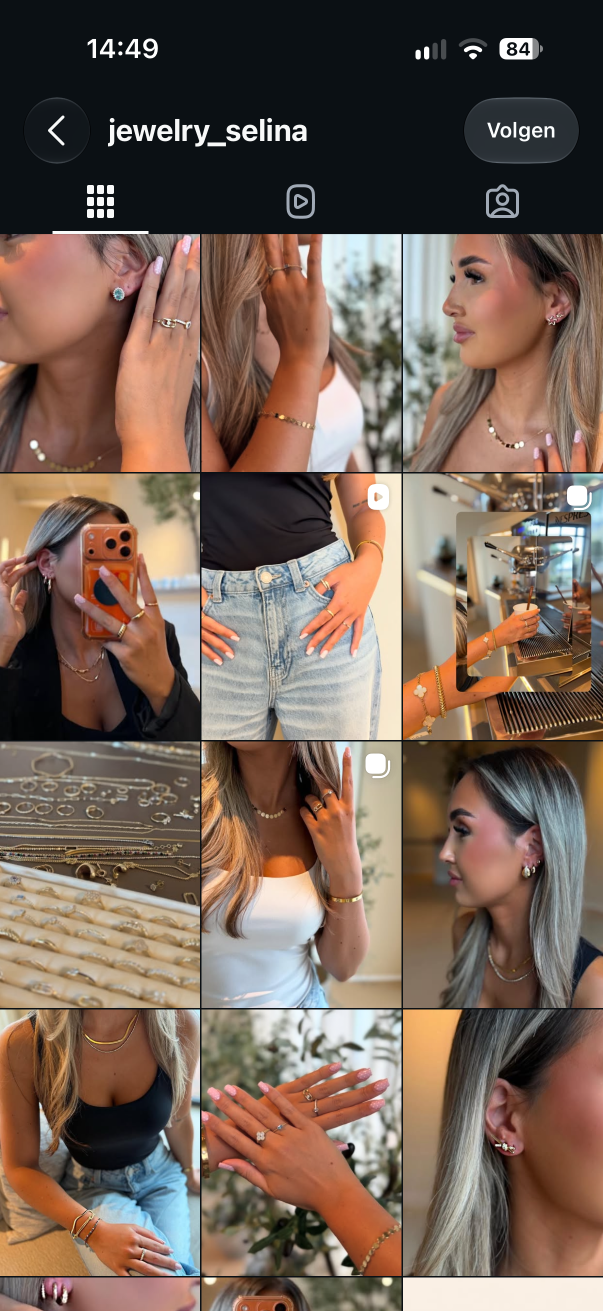
#> input picture selina-jewelry/bron/02.png, 1206 x 2622 px (shown at 1/2 size)
$ python make-images.py
#> lines starting #> are read from the running program, lines starting #| are printed output that depends on the picture
# Snijdt productfoto's, de film-foto's en het SJ-logo uit de Instagram-screenshots in bron/.
# Bewust weggelaten: foto's met parfumflessen van een ander merk, spiegelselfies,
# posts met tekst erop en foto's waar vooral een gezicht op staat.
from pathlib import Path
from PIL import Image, ImageFilter, ImageDraw
import numpy as np
ROOT = Path(__file__).resolve().parent.parent
SRC, OUT = ROOT / 'bron', ROOT / 'assets' / 'img'
OUT.mkdir(parents=True, exist_ok=True)
COLS = [(0, 399), (403, 802), (806, 1206)]

def rows(n):
#> called with n = 2
    a = np.asarray(Image.open(SRC / f'{n:02d}.png').convert('L')).astype(int)
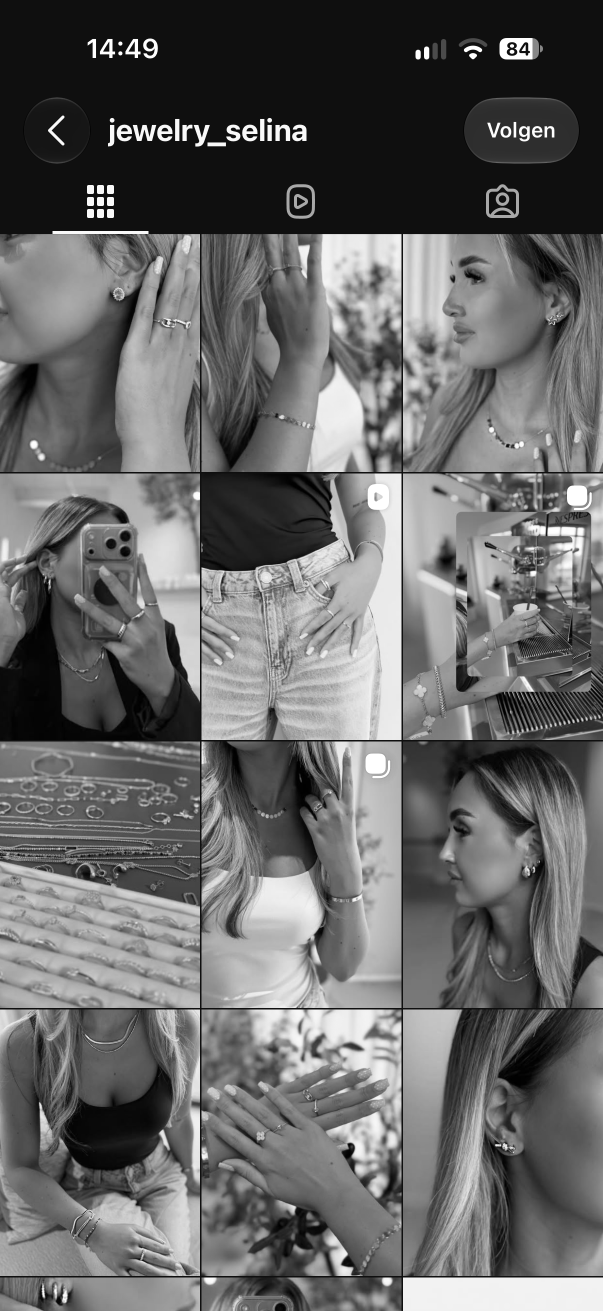
#> a: shape (2622, 1206) int64 (shown at 1/2 size); min 0, max 255, mean 103.5
    seps = []
    for y in range(470, a.shape[0]):
        r = a[y, 20:1186]
        if r.mean() < 28 and r.std() < 12:
            if seps and y - seps[-1][1] <= 2: seps[-1][1] = y
            else: seps.append([y, y])
#> after the loop, seps = [[944, 946], [1480, 1482], [2016, 2018], [2552, 2554]]
    out, top = [], 468
    for s0, s1 in seps:
        out.append((max(top, s0 - 535), s0 - 1)); top = s1 + 1
#> this loop made 4 passes
#> (s0, s1, top) on passes 1 to 4: (944, 946, 947), (1480, 1482, 1483), (2016, 2018, 2019), (2552, 2554, 2555)
#> after the loop, out = [(468, 943), (947, 1479), (1483, 2015), (2019, 2551)]
    out.append((top, min(a.shape[0], top + 534)))
    return [r for r in out if r[1] - r[0] > 300]
ROWS = {n: rows(n) for n in range(2, 9)}
#> the loop in rows (call 2), `for s0, s1 in seps:` made 4 passes
#> call 3 of rows, with n = 4
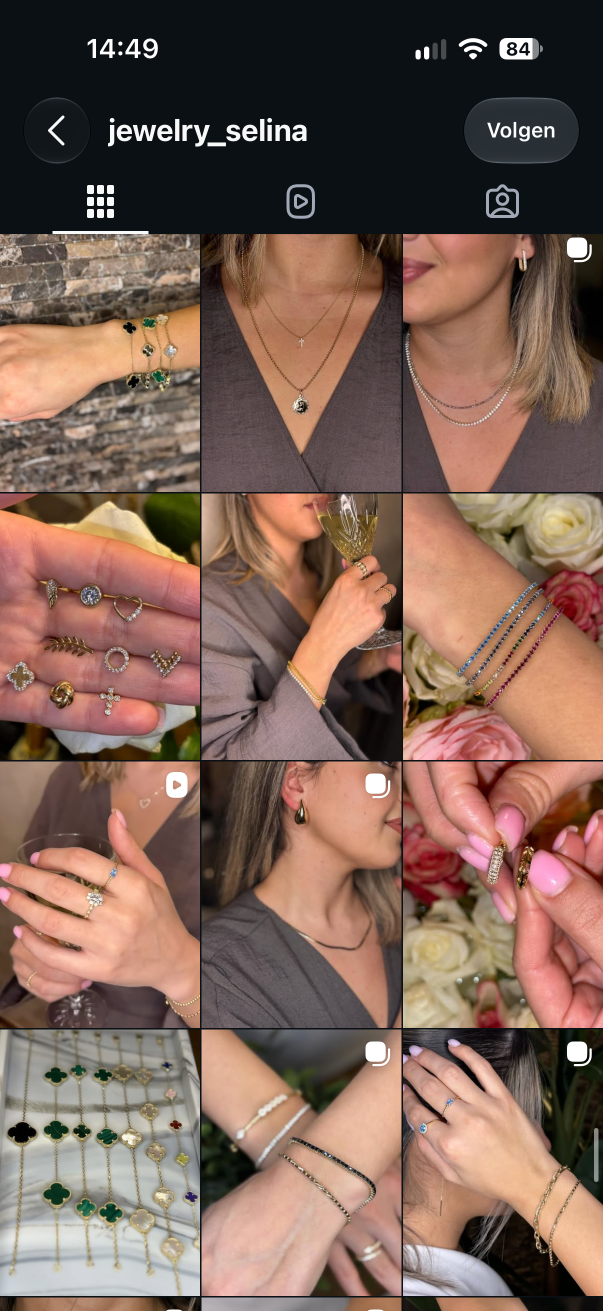
#> input picture selina-jewelry/bron/04.png, 1206 x 2622 px (shown at 1/2 size)
#> in rows (call 3), `a = np.asarray(Image.open(SRC / f'{n:02d}.png').convert('L')).astype(i..`:
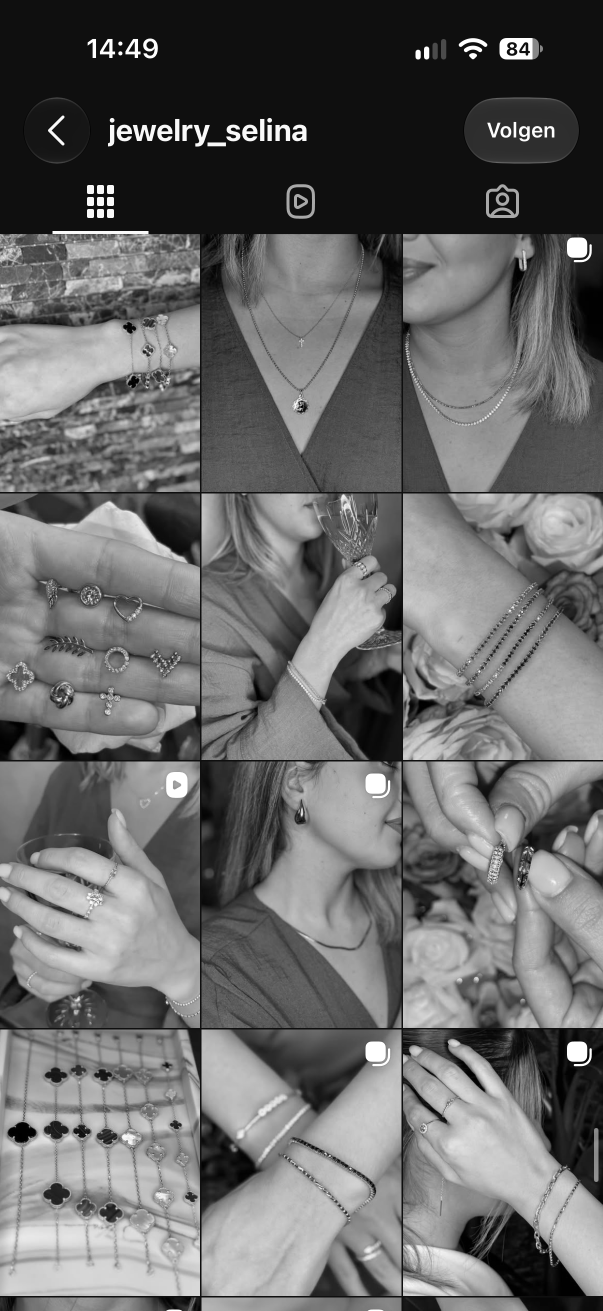
#> a: shape (2622, 1206) int64 (shown at 1/2 size); min 0, max 255, mean 105.6
#> after the loop in rows (call 3), `for y in range(470, a.shape[0]):`: seps = [[984, 986], [1520, 1522], [2056, 2058], [2592, 2594]]
#> the loop in rows (call 3), `for s0, s1 in seps:` made 4 passes
#> (s0, s1, top) on passes 1 to 4: (984, 986, 987), (1520, 1522, 1523), (2056, 2058, 2059), (2592, 2594, 2595)
#> after the loop in rows (call 3), `for s0, s1 in seps:`: out = [(468, 983), (987, 1519), (1523, 2055), (2059, 2591)]
#> (the run stopped early here; a loop or call above may not have finished)
